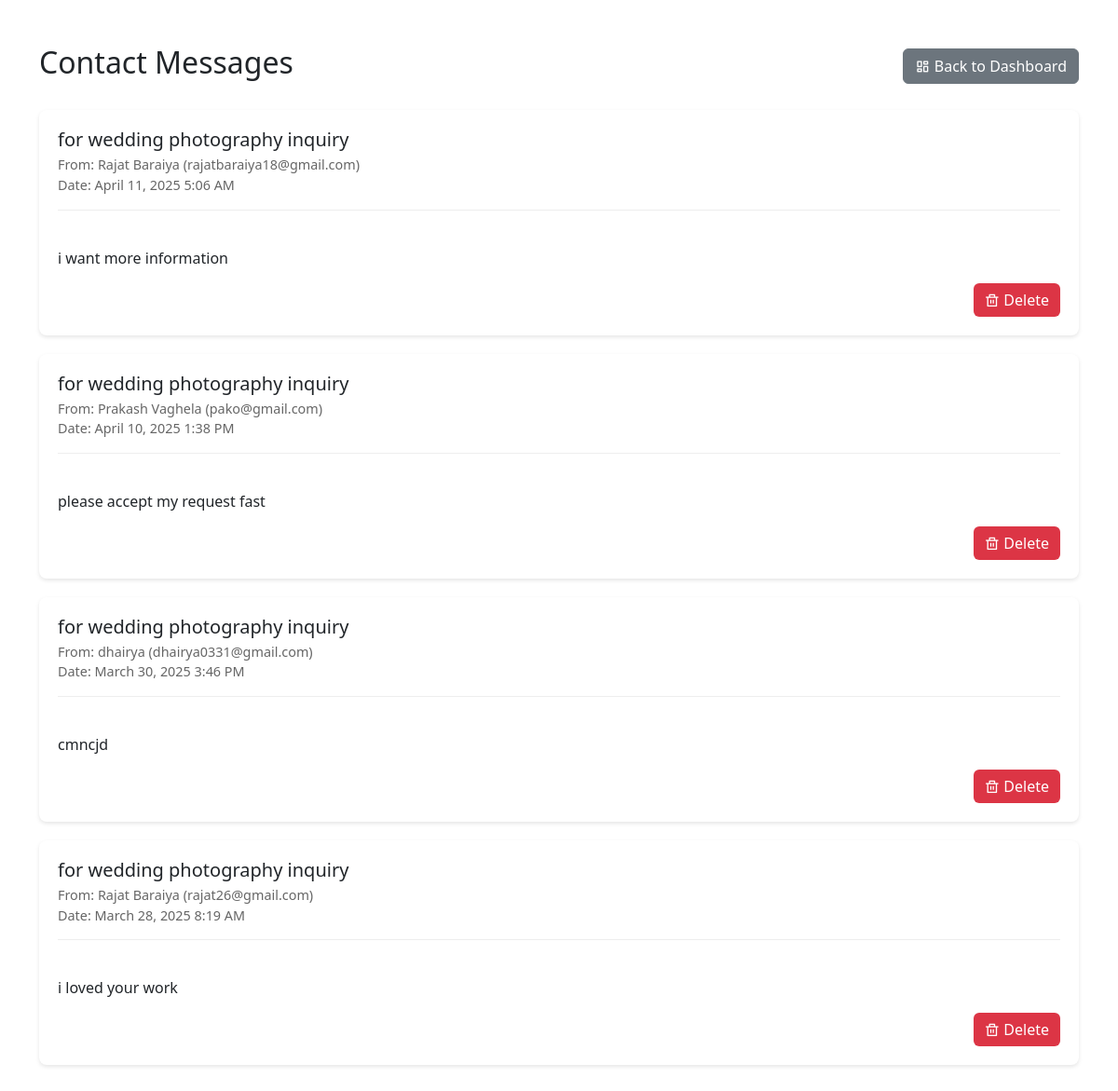
/admin/view_contacts.php (signed in), run on the app's committed database.
### tables this page shows
CREATE TABLE `contact` (
  `id` int(11) NOT NULL,
  `name` varchar(100) NOT NULL,
  `email` varchar(100) NOT NULL,
  `subject` varchar(150) NOT NULL,
  `message` text NOT NULL,
  `created_at` timestamp NOT NULL DEFAULT current_timestamp()
);

### admin/view_contacts.php (the view, shortened to what this page needs)
<?php
include("../config.php");
$sql = "SELECT * FROM contact ORDER BY created_at DESC";
$result = $conn->query($sql);
?>
<!DOCTYPE html>
<html lang="en">
<head>
    <link href="https://cdn.jsdelivr.net/npm/bootstrap@5.3.3/dist/css/bootstrap.min.css" rel="stylesheet">
    <link href="https://cdn.jsdelivr.net/npm/remixicon@4.5.0/fonts/remixicon.css" rel="stylesheet"/>
</head>
<body>
    <div class="container py-5">
        <div class="d-flex justify-content-between align-items-center mb-4">
            <h2>Contact Messages</h2>
            <a href="dashboard.php" class="btn btn-secondary">
                <i class="ri-dashboard-line"></i> Back to Dashboard
            </a>
        </div>
        <?php if ($result && $result->num_rows > 0): ?>
            <?php while($row = $result->fetch_assoc()): ?>
                <div class="message-card">
                    <div class="message-header">
                        <h5 class="mb-1"><?php echo htmlspecialchars($row['subject']); ?></h5>
                        <div class="message-meta">
                            From: <?php echo htmlspecialchars($row['name']); ?>
                            (<?php echo htmlspecialchars($row['email']); ?>)
                            <br>
                            Date: <?php echo date('F j, Y g:i A', strtotime($row['created_at'])); ?>
                        </div>
                    </div>
                    <div class="message-content">
                        <?php echo nl2br(htmlspecialchars($row['message'])); ?>
                    </div>
                    <div class="text-end">
                        <a href="view_contacts.php?delete=<?php echo $row['id']; ?>"
                           class="btn btn-delete"
                           onclick="return confirm('Are you sure you want to delete this message?')">
                            <i class="ri-delete-bin-line"></i> Delete
                        </a>
                    </div>
                </div>
            <?php endwhile; ?>
        <?php else: ?>
            <div class="alert alert-info">
                No contact messages found.
            </div>
        <?php endif; ?>
    </div>
</body>
</html>

### admin/view_contacts.php (style rules this page uses)
.message-card { background: white; border-radius: 8px; box-shadow: 0 2px 4px rgba(0,0,0,0.1); margin-bottom: 20px; padding: 20px; }
.message-header { border-bottom: 1px solid #eee; margin-bottom: 15px; padding-bottom: 15px; }
.message-meta { color: #666; font-size: 0.9rem; }
.message-content { margin: 15px 0; white-space: pre-line; }
.btn-delete { color: white; background-color: #dc3545; border: none; }

### data on the page
contact: subject "for wedding photography inquiry", name "Rajat Baraiya", email "rajatbaraiya18@gmail.com", created_at "April 11, 2025 5:06 AM", message "i want more information"
contact: subject "for wedding photography inquiry", name "Prakash Vaghela", email "pako@gmail.com", created_at "April 10, 2025 1:38 PM", message "please accept my request fast"
contact: subject "for wedding photography inquiry", name "dhairya", email "dhairya0331@gmail.com", created_at "March 30, 2025 3:46 PM", message "cmncjd"
contact: subject "for wedding photography inquiry", name "Rajat Baraiya", email "rajat26@gmail.com", created_at "March 28, 2025 8:19 AM", message "i loved your work"
